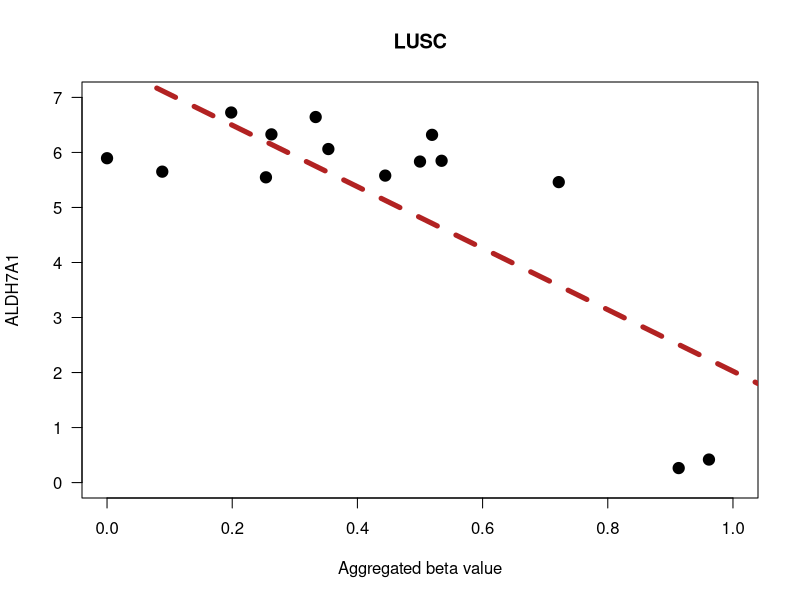
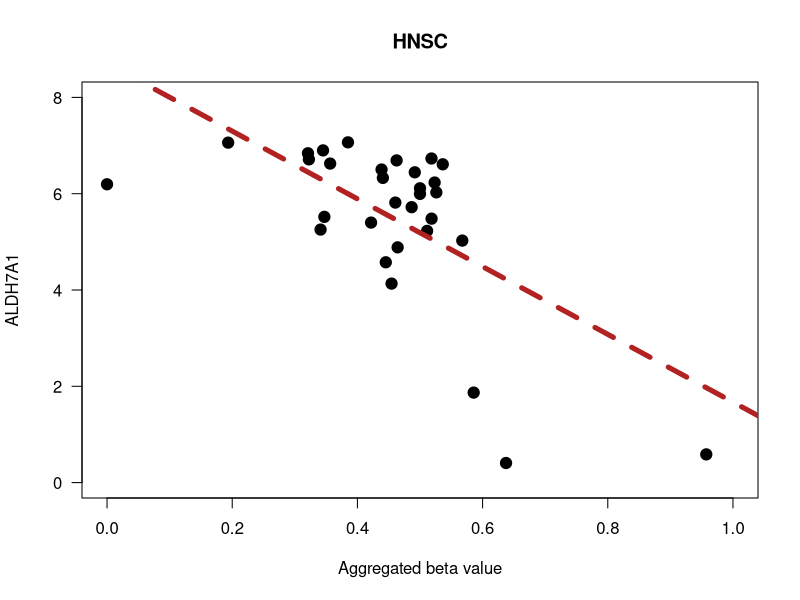

Write R code to recreate these figures, in order.
#==================================================
# Fig 3c
# CCLE LUSC and HNSC cell lines
# ALDH7A1 expression and methylation correlation
#==================================================
# Set working directory
setwd("Fig3c")

# Data was downloaded from the Depmap portal.
# LUSC: Cell lines with Oncotreesubtype = Lung Squamous Cell Carcinoma
# HNSC: Cell liens with OncotreePrimaryDiseae = Head and Neck Squamous Carcinoma

# LUSC
LUSC_data<-read.csv("ALDH7A1_5_125931082_125932082 Methylation Fraction vs ALDH7A1 log2(TPM+1) filtered by LUSC.csv",
                    header = T, stringsAsFactors = F)
LUSC_data<-LUSC_data[-which(is.na(LUSC_data$ALDH7A1_5_125931082_125932082...Methylation.Fraction...Methylation..1kb.upstream.TSS.)),]

pdf("LUSC.pdf", height = 5, width =5)
plot(x = LUSC_data$ALDH7A1_5_125931082_125932082...Methylation.Fraction...Methylation..1kb.upstream.TSS.,
     y = LUSC_data$ALDH7A1...log2.TPM.1....Expression..Short.read..Public.26Q3,
     pch = 19, col = "black", xlab = "Aggregated beta value",
     ylab = "ALDH7A1", main = "LUSC", cex = 1.5,
     xlim = c(0, 1), las = 1, ylim = c(0, 7))
abline(lm(LUSC_data$ALDH7A1...log2.TPM.1....Expression..Short.read..Public.26Q3 ~ LUSC_data$ALDH7A1_5_125931082_125932082...Methylation.Fraction...Methylation..1kb.upstream.TSS.),
       lwd = 5, col = "firebrick", lty = 2)
cor.test(LUSC_data$ALDH7A1_5_125931082_125932082...Methylation.Fraction...Methylation..1kb.upstream.TSS.,
         LUSC_data$ALDH7A1...log2.TPM.1....Expression..Short.read..Public.26Q3, method = "spearman")
dev.off()

# HNSC
HNSC_data<-read.csv("ALDH7A1_5_125931082_125932082 Methylation Fraction vs ALDH7A1 log2(TPM+1) filtered by HNSC.csv",
                    header = T, stringsAsFactors = F)
HNSC_data<-HNSC_data[-which(is.na(HNSC_data$ALDH7A1_5_125931082_125932082...Methylation.Fraction...Methylation..1kb.upstream.TSS.)),]
HNSC_data<-HNSC_data[-which(is.na(HNSC_data$ALDH7A1...log2.TPM.1....Expression..Short.read..Public.26Q3)),]
pdf("HNSC.pdf", height = 5, width =5)
plot(x = HNSC_data$ALDH7A1_5_125931082_125932082...Methylation.Fraction...Methylation..1kb.upstream.TSS.,
     y = HNSC_data$ALDH7A1...log2.TPM.1....Expression..Short.read..Public.26Q3,
     pch = 19, col = "black", xlab = "Aggregated beta value",
     ylab = "ALDH7A1", main = "HNSC", cex = 1.5,
     xlim = c(0, 1), las = 1, ylim = c(0, 8))
abline(lm(HNSC_data$ALDH7A1...log2.TPM.1....Expression..Short.read..Public.26Q3 ~ HNSC_data$ALDH7A1_5_125931082_125932082...Methylation.Fraction...Methylation..1kb.upstream.TSS.),
       lwd = 5, col = "firebrick", lty = 2)
cor.test(HNSC_data$ALDH7A1_5_125931082_125932082...Methylation.Fraction...Methylation..1kb.upstream.TSS.,
         HNSC_data$ALDH7A1...log2.TPM.1....Expression..Short.read..Public.26Q3, method = "spearman")
dev.off()
